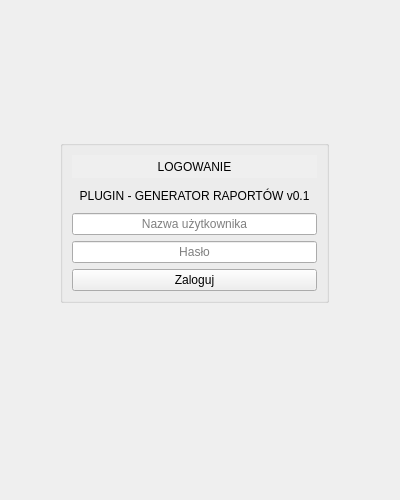
<?xml version="1.0" encoding="UTF-8"?>
<ui version="4.0">
 <class>plugin_report_generator_ui</class>
 <widget class="QDockWidget" name="plugin_report_generator_ui">
  <property name="geometry">
   <rect>
    <x>0</x>
    <y>0</y>
    <width>400</width>
    <height>500</height>
   </rect>
  </property>
  <property name="windowTitle">
   <string>PointReportGenerator</string>
  </property>
  <widget class="QWidget" name="dockWidgetContents">
   <widget class="QLabel" name="message_label">
    <property name="geometry">
     <rect>
      <x>30</x>
      <y>60</y>
      <width>341</width>
      <height>20</height>
     </rect>
    </property>
    <property name="text">
     <string/>
    </property>
    <property name="alignment">
     <set>Qt::AlignCenter</set>
    </property>
   </widget>
   <widget class="QGroupBox" name="Login_box">
    <property name="geometry">
     <rect>
      <x>60</x>
      <y>140</y>
      <width>269</width>
      <height>163</height>
     </rect>
    </property>
    <property name="title">
     <string/>
    </property>
    <layout class="QGridLayout" name="gridLayout">
     <item row="0" column="0">
      <widget class="QLabel" name="view_label">
       <property name="enabled">
        <bool>true</bool>
       </property>
       <property name="sizePolicy">
        <sizepolicy hsizetype="Preferred" vsizetype="Preferred">
         <horstretch>0</horstretch>
         <verstretch>0</verstretch>
        </sizepolicy>
       </property>
       <property name="maximumSize">
        <size>
         <width>1000</width>
         <height>1000</height>
        </size>
       </property>
       <property name="autoFillBackground">
        <bool>true</bool>
       </property>
       <property name="frameShadow">
        <enum>QFrame::Raised</enum>
       </property>
       <property name="text">
        <string>LOGOWANIE</string>
       </property>
       <property name="alignment">
        <set>Qt::AlignCenter</set>
       </property>
      </widget>
     </item>
     <item row="1" column="0">
      <widget class="QLabel" name="plugin_name_label">
       <property name="enabled">
        <bool>true</bool>
       </property>
       <property name="sizePolicy">
        <sizepolicy hsizetype="Preferred" vsizetype="Preferred">
         <horstretch>0</horstretch>
         <verstretch>0</verstretch>
        </sizepolicy>
       </property>
       <property name="maximumSize">
        <size>
         <width>1000</width>
         <height>1000</height>
        </size>
       </property>
       <property name="text">
        <string>PLUGIN - GENERATOR RAPORTÓW v0.1</string>
       </property>
       <property name="alignment">
        <set>Qt::AlignCenter</set>
       </property>
      </widget>
     </item>
     <item row="2" column="0">
      <widget class="QLineEdit" name="username_input">
       <property name="alignment">
        <set>Qt::AlignCenter</set>
       </property>
       <property name="placeholderText">
        <string>Nazwa użytkownika</string>
       </property>
      </widget>
     </item>
     <item row="3" column="0">
      <widget class="QLineEdit" name="password_input">
       <property name="alignment">
        <set>Qt::AlignCenter</set>
       </property>
       <property name="placeholderText">
        <string>Hasło</string>
       </property>
      </widget>
     </item>
     <item row="4" column="0">
      <widget class="QPushButton" name="login_button">
       <property name="text">
        <string>Zaloguj</string>
       </property>
      </widget>
     </item>
    </layout>
   </widget>
  </widget>
 </widget>
 <resources/>
 <connections/>
</ui>
